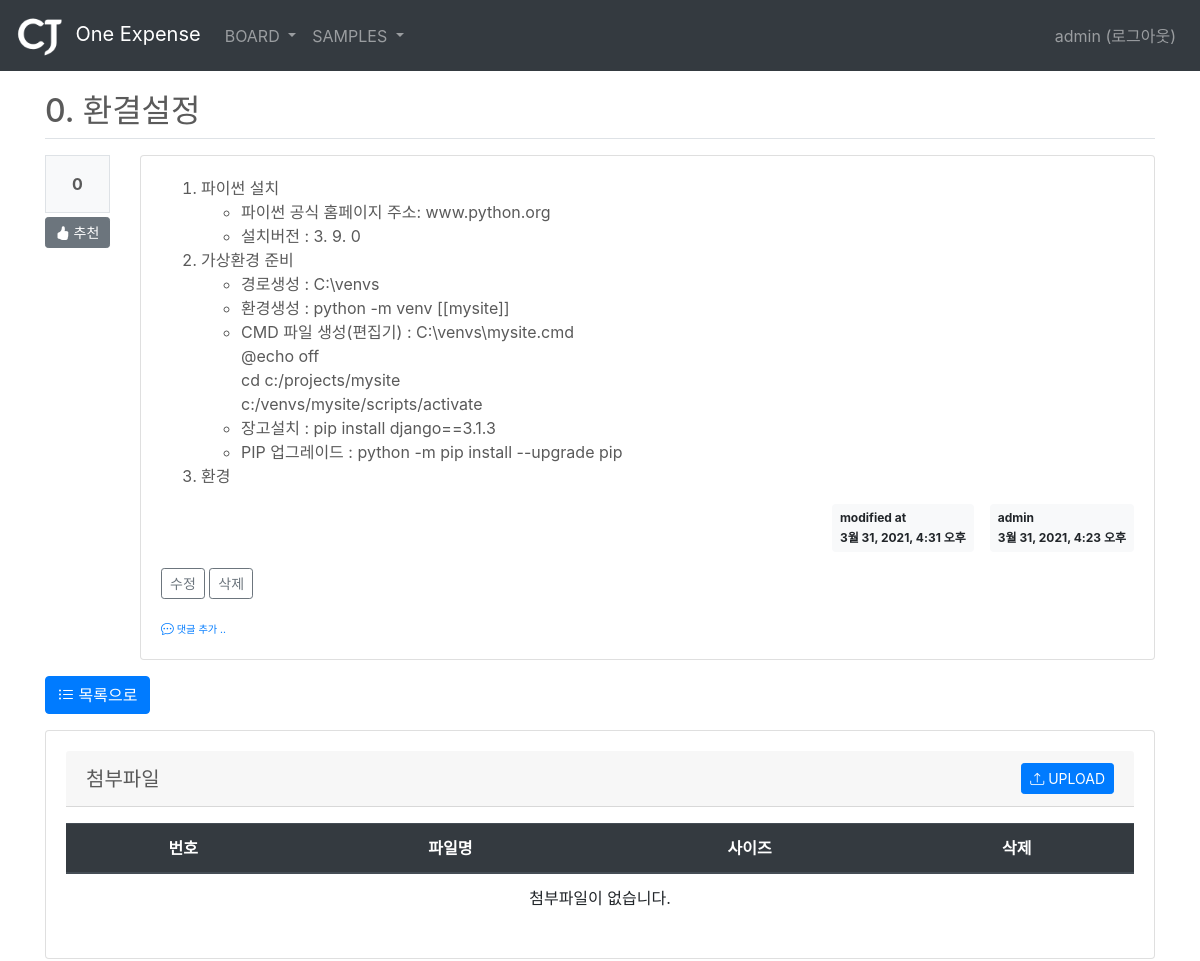
The page /board/board/detail/314/ (signed in, upper part) on the database as committed earlier.
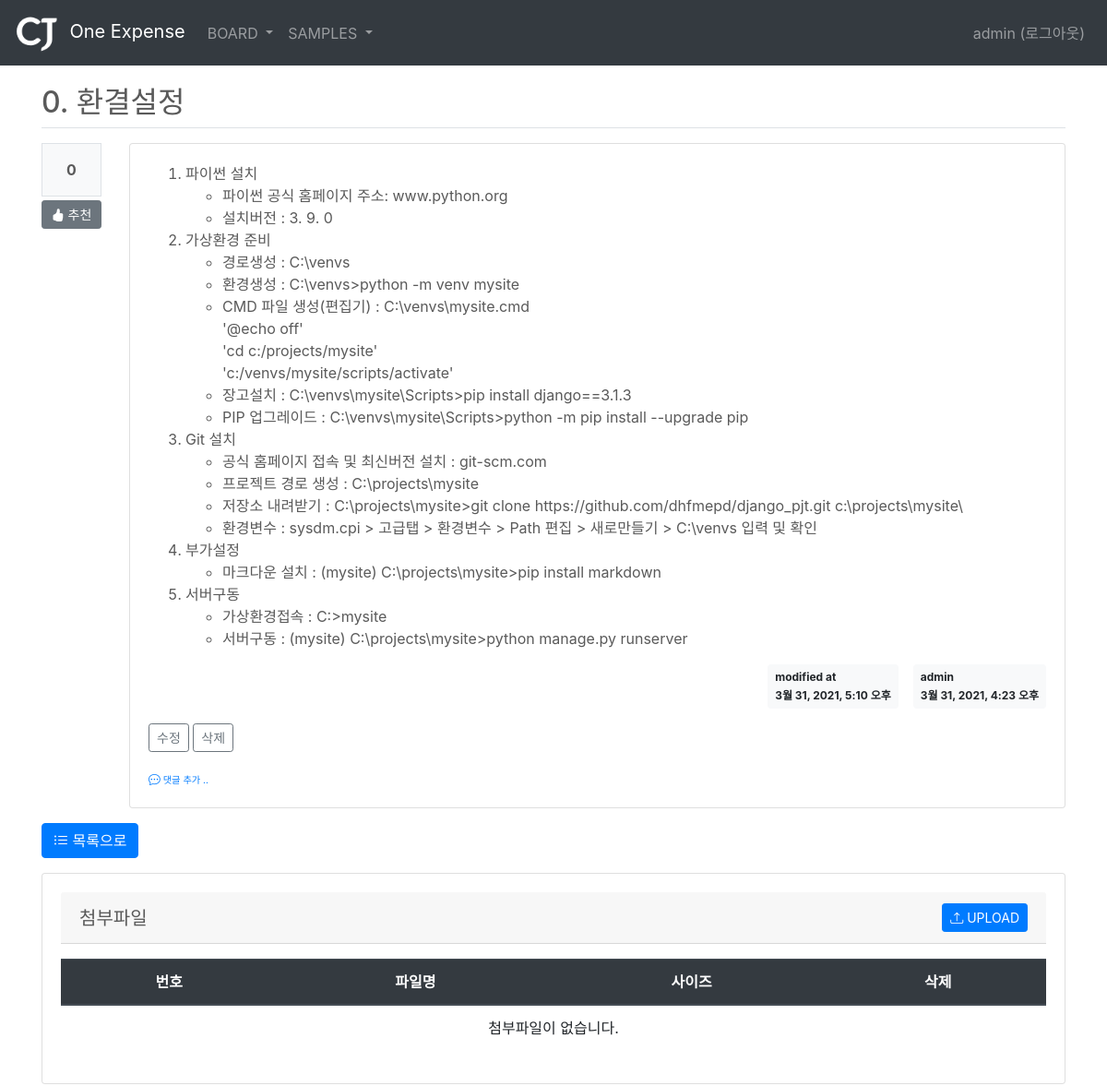
The same page on the database as committed later.
### board/models.py (models this page shows, shortened)
class Board(models.Model):
    menu = models.ForeignKey(Menu, on_delete=models.CASCADE, related_name='menu_board')
    author = models.ForeignKey(User, on_delete=models.CASCADE, related_name='author_board')
    subject = models.CharField(max_length=200)
    content = models.TextField()
    hit_count = models.IntegerField(default=0)
    create_date = models.DateTimeField()
    modify_date = models.DateTimeField(null=True, blank=True)
    voter = models.ManyToManyField(User, related_name='voter_board')

### board/views/base_views.py (the view)
# urls.py: path('board/detail/<int:board_id>/', base_views.detail, name='detail'),
@login_required(login_url='common:login')
def detail(request, board_id):
    page = request.GET.get('page', '1')  # 페이지
    so = request.GET.get('so', 'recent')  # 정렬기준
    board = get_object_or_404(Board, pk=board_id)
    board.hit_count += 1
    board.save()
    if so == 'recommend':
        reply_list = board.reply_set.all().annotate(num_voter=Count('voter')).order_by('-num_voter', '-create_date')
    else:  # recent
        reply_list = board.reply_set.all().order_by('-create_date')
    paginator = Paginator(reply_list, 5)  # 페이지당 5개씩 보여주기
    page_obj = paginator.get_page(page)
    fileForm = FileForm()
    file_list = File.objects.filter(ref_type='board', ref_id=board.id).order_by('-create_date')
    context = {'board': board, 'reply_list': page_obj, 'so': so, 'fileForm': fileForm, 'file_list': file_list, 'ref_type': 'board', 'ref_id': board.id}
    return render(request, 'board/board_detail.html', context)

### board/templatetags/board_filter.py (called while the page is built)
@register.filter()
def mark(value):
    extensions = ["nl2br", "fenced_code"]
    return mark_safe(markdown.markdown(value, extensions=extensions))

### templates/board/board_detail.html (shortened to what the changed rows need)
{% extends 'base.html' %}
{% load board_filter %}
{% block content %}
<div class="container my-3" style="padding-top:20px">
    <h2 class="border-bottom py-2">{{ board.subject }}</h2>
    <div class="row my-3">
        <div class="col-1">
            <div class="bg-light text-center p-3 border font-weight-bolder mb-1">{{board.voter.count}}</div>
            <a href="#" data-uri="{% url 'board:vote_board' board.id  %}"
               class="recommend btn btn-sm btn-secondary btn-block my-1"><i class="bi bi-hand-thumbs-up-fill"></i> 추천</a>
        </div>
        <div class="col-11">
            <div class="card">
                <div class="card-body">
                    <div class="card-text">{{ board.content|mark }}</div>
                    <div class="d-flex justify-content-end">
                        {% if board.modify_date %}
                        <div class="badge badge-light p-2 text-left mx-3">
                            <div class="mb-2">modified at</div>
                            <div>{{ board.modify_date }}</div>
                        </div>
                        {% endif %}
                        <div class="badge badge-light p-2 text-left">
                            <div class="mb-2">{{ board.author.username }}</div>
                            <div>{{ board.create_date }}</div>
                        </div>
                    </div>
                </div>
            </div>
        </div>
    </div>
    <a href="{% url 'board:list' board.menu_id %}" class="btn btn-primary"><i class="bi bi-list-ul"></i> 목록으로</a>
    <div class="row my-3">
        <div class="col-12">
            <div class="card">
                <div class="card-body">
                    <table class="table my-3">
                        <thead>
                        <tr class="text-center thead-dark">
                            <th>번호</th>
                            <th>파일명</th>
                            <th>사이즈</th>
                            <th>삭제</th>
                        </tr>
                        </thead>
                    </table>
                </div>
            </div>
        </div>
    </div>
</div>
{% endblock %}

Rows that differ between the two databases and show on the page:
changed Board "0. 환결설정": content|mark "…: C:\\venvs 환경생성 : python -m venv [[mysite]] CMD 파일 생성(편집기) : C:\\venvs\\mysite.cmd @echo off cd c:/projects/mysite c:/venvs/mysite/scripts/activate 장고설치 : pip install django==3.1.3 PIP 업그레이드 : python -m pip install --upgrade pip 환경" → "…: C:\\venvs 환경생성 : C:\\venvs>python -m venv mysite CMD 파일 생성(편집기) : C:\\venvs\\mysite.cmd '@echo off' 'cd c:/projects/mysite' 'c:/venvs/mysite/scripts/activate' 장고설치 : C:\\venvs\\mysite\\Scripts>pip install django==3.1.3 PIP 업그레이드 : C:\\venvs\\mysite\\Scripts>python -m pip install --upgrade pip Git 설치 공식 홈페이지 접속 및 최신버전 설치 : git-scm.com 프로젝트 경로 생성 : C:\\projects\\mysite 저장소 내려받기 : C:\\projects\\mysite>git clone https://github.com/dhfmepd/django_pjt.git c:\\projects\\mysite\\ 환경변수 : sysdm.cpi > 고급탭 > 환경변수 > Path 편집 > 새로만들기 > C:\\venvs 입력 및 확인 부가설정 마크다운 설치 : (mysite) C:\\projects\\mysite>pip install markdown 서버구동 가상환경접속 : C:>mysite 서버구동 : (mysite) C:\\projects\\mysite>python manage.py runserver"; modify_date "3월 31, 2021, 4:31 오후" → "3월 31, 2021, 5:10 오후"
